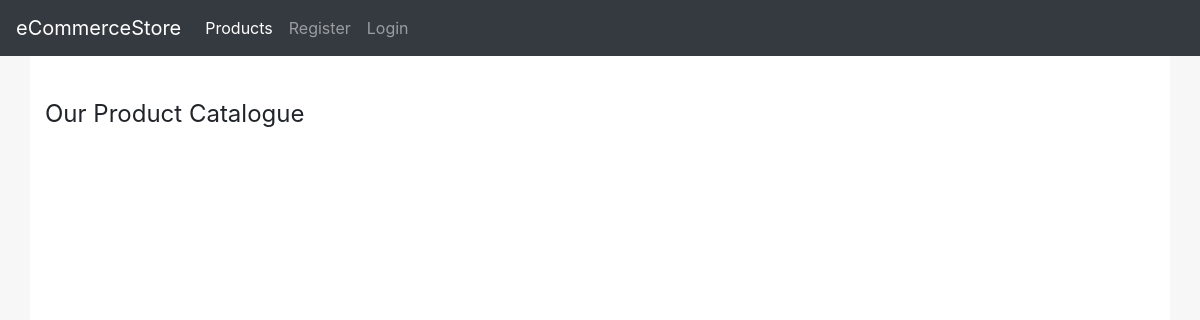
Before: /products/all/ with the older database file.
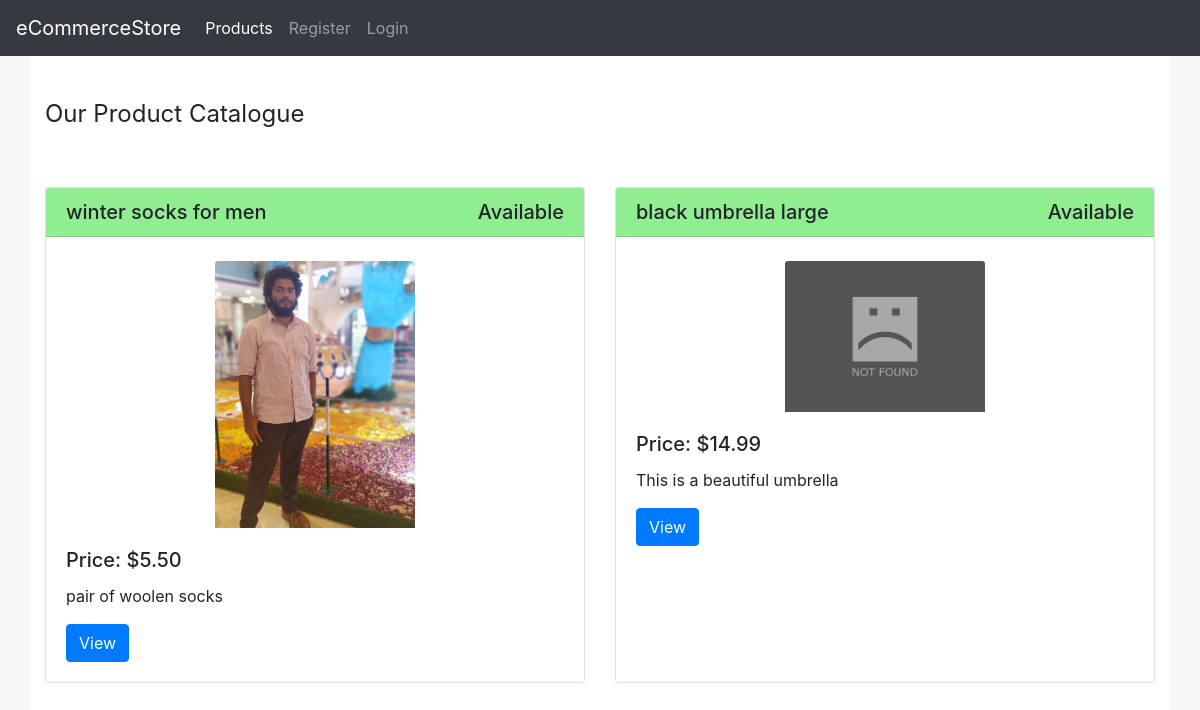
After: the same page with the newer database file.
### products/models.py (models this page shows, shortened)
class Product(models.Model):
    title = models.CharField(max_length=128, blank=False, unique=True)
    slug = models.SlugField(blank=True, unique=True)
    description = models.TextField(blank=True)
    price = models.DecimalField(decimal_places=2, max_digits=20, blank=False)
    image = models.ImageField(upload_to=upload_image_path, null=True, blank=True)
    quantity_available = models.IntegerField(blank=False, default=0)
    def get_absolute_url(self):
        return reverse("products:detail", kwargs={"slug": self.slug})

### products/views.py (the view)
# urls.py: path('all/', ProductListView.as_view(), name="all"),
class ProductListView(ListView):
    template_name = "products/list.html"
    def get_context_data(self, *args, **kwargs):
        context = super().get_context_data(*args, **kwargs)
        if self.request.user.is_authenticated:
            cart_obj = Cart.objects.obtain_user_cart(self.request.user)
            context['cart'] = cart_obj
        return context
    def get_queryset(self, *args, **kwargs):
        return Product.objects.all()

### products/templates/products/list.html
{% extends "base.html" %}
{% block content %}
    <div style="font-size: 24px;margin-bottom: 40px;padding-top: 40px;">Our Product Catalogue</div>
    <div class="card-deck">
{% for object in object_list  %}
    {% include "products/product-card.html" with product=object %}
{% endfor %}
    </div>
{% endblock %}

### products/templates/products/product-card.html (shortened to what this page needs)
{% load static %}
{% url 'products:all' as all_products_url %}
<div class="card" style="margin-top:15px;">
  <h5 class="card-header" style="background-color: {% if product.quantity_available > 0 %} lightgreen {% else %} red {% endif %}">{{ product.title }}<span style="float:right">{% if product.quantity_available > 0 %} Available {% else %} Out of Stock {% endif %}</span></h5>
    <img class="card-img-top" {% if product.image %} src="{{ product.image.url }}" {% else %} src="{% static 'img/not-found-image.jpg' %}" {% endif %} style="width:200px; margin: 24px auto 0px auto;" alt="{{ product.slug }}">
  <div class="card-body">
    <h5 class="card-title">Price: ${{ product.price }}</h5>
    <p class="card-text">{{ product.description }}</p>
    {% if all_products_url == request.path %}
        <a href="{{ product.get_absolute_url }}" class="btn btn-primary" id="{{ product.slug }}">View</a>
    {% endif %}
  </div>
</div>

Changed rows visible on the page:
added Product: title "winter socks for men", quantity_available "Available", image+slug (picture), price "5.50", description "pair of woolen socks"
added Product: title "black umbrella large", quantity_available "Available", shows a picture, price "14.99", description "This is a beautiful umbrella"
